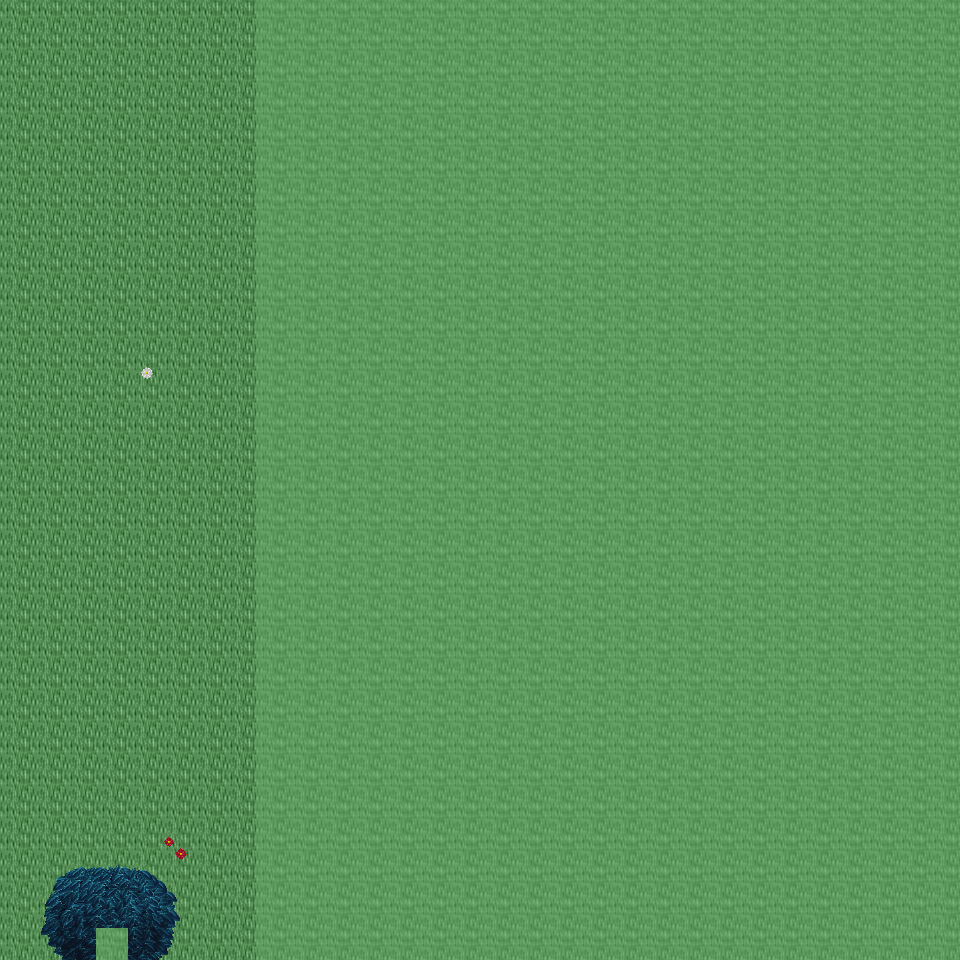

Tiled map render using the project's own tile images. Description and the map definition, with tile-layer contents summarised, below:
An orthogonal 30x30 tile map with 32x32 px tiles, 6 tile layers (Ground, Object, Object2, Above, ...), 18 tilesets and 4 objects (4x mapchange).

<map version="1.0" orientation="orthogonal" renderorder="right-down" width="30" height="30" tilewidth="32" tileheight="32" nextobjectid="5">
  <tileset firstgid="1" name="tileset_ground_ground" tilewidth="32" tileheight="32" tilecount="33" columns="3">
    <image source="../drawable/tileset_ground_ground.png" width="96" height="352" />
  </tileset>
  <tileset firstgid="34" name="tileset_ground_grass_edges" tilewidth="32" tileheight="32" tilecount="36" columns="12">
    <image source="../drawable/tileset_ground_grass_edges.png" width="384" height="96" />
  </tileset>
  <tileset firstgid="70" name="tileset_ground_grass_corners" tilewidth="32" tileheight="32" tilecount="24" columns="6">
    <image source="../drawable/tileset_ground_grass_corners.png" width="192" height="128" />
  </tileset>
  <tileset firstgid="94" name="tileset_plant_grasses" tilewidth="32" tileheight="32" tilecount="6" columns="3">
    <image source="../drawable/tileset_plant_grasses.png" width="96" height="64" />
  </tileset>
  <tileset firstgid="100" name="tileset_plant_flower_daisy_blue" tilewidth="32" tileheight="32" tilecount="8" columns="2">
    <image source="../drawable/tileset_plant_flower_daisy_blue.png" width="64" height="128" />
  </tileset>
  <tileset firstgid="108" name="tileset_plant_flower_daisy_yellow" tilewidth="32" tileheight="32" tilecount="8" columns="2">
    <image source="../drawable/tileset_plant_flower_daisy_yellow.png" width="64" height="128" />
  </tileset>
  <tileset firstgid="116" name="tileset_plant_flower_daisy_red" tilewidth="32" tileheight="32" tilecount="8" columns="2">
    <image source="../drawable/tileset_plant_flower_daisy_red.png" width="64" height="128" />
  </tileset>
  <tileset firstgid="124" name="tileset_plant_flower_daisy_white" tilewidth="32" tileheight="32" tilecount="8" columns="2">
    <image source="../drawable/tileset_plant_flower_daisy_white.png" width="64" height="128" />
  </tileset>
  <tileset firstgid="132" name="tileset_logic_collision" tilewidth="32" tileheight="32" tilecount="1" columns="1">
    <image source="../drawable/tileset_logic_collision.png" width="32" height="32" />
  </tileset>
  <tileset firstgid="133" name="tileset_plant_tree_tree_green" tilewidth="32" tileheight="32" tilecount="88" columns="8">
    <image source="../drawable/tileset_plant_tree_tree_green.png" width="256" height="352" />
  </tileset>
  <tileset firstgid="221" name="tileset_object_tent" tilewidth="32" tileheight="32" tilecount="9" columns="3">
    <image source="../drawable/tileset_object_tent.png" width="96" height="96" />
  </tileset>
  <tileset firstgid="230" name="tileset_building_church" tilewidth="32" tileheight="32" tilecount="56" columns="8">
    <image source="../drawable/tileset_building_church.png" width="256" height="224" />
  </tileset>
  <tileset firstgid="286" name="tileset_item_statue_broken_green_column" tilewidth="32" tileheight="32" tilecount="2" columns="1">
    <image source="../drawable/tileset_item_statue_broken_green_column.png" width="32" height="64" />
  </tileset>
  <tileset firstgid="288" name="tileset_plant_tree_spruce" tilewidth="32" tileheight="32" tilecount="6" columns="2">
    <image source="../drawable/tileset_plant_tree_spruce.png" width="64" height="96" />
  </tileset>
  <tileset firstgid="294" name="tileset_plant_tree_pine_snowy" tilewidth="32" tileheight="32" tilecount="6" columns="2">
    <image source="../drawable/tileset_plant_tree_pine_snowy.png" width="64" height="96" />
  </tileset>
  <tileset firstgid="300" name="tileset_plant_tree_tree_blue" tilewidth="32" tileheight="32" tilecount="25" columns="5">
    <image source="../drawable/tileset_plant_tree_tree_blue.png" width="160" height="160" />
  </tileset>
  <tileset firstgid="325" name="tileset_ground_pothole" tilewidth="32" tileheight="32" tilecount="4" columns="4">
    <image source="../drawable/tileset_ground_pothole.png" width="128" height="32" />
  </tileset>
  <tileset firstgid="329" name="tileset_furniture_light_roots_lamp" tilewidth="32" tileheight="32" tilecount="6" columns="2">
    <image source="../drawable/tileset_furniture_light_roots_lamp.png" width="64" height="96" />
  </tileset>
  <layer name="Ground" width="30" height="30">
    <data>[900 cells, 900 non-empty, 1 distinct tile ids]</data>
  </layer>
  <layer name="Object" width="30" height="30">
    <data>[900 cells, 64 non-empty, 11 distinct tile ids]</data>
  </layer>
  <layer name="Object2" width="30" height="30">
    <data>[900 cells, 0 non-empty, 0 distinct tile ids]</data>
  </layer>
  <layer name="Above" width="30" height="30">
    <data>[900 cells, 613 non-empty, 34 distinct tile ids]</data>
  </layer>
  <layer name="Above2" width="30" height="30">
    <data>[900 cells, 0 non-empty, 0 distinct tile ids]</data>
  </layer>
  <layer name="Walkable" width="30" height="30">
    <data>[900 cells, 661 non-empty, 1 distinct tile ids]</data>
  </layer>
  <objectgroup name="MapEvents">
    <object id="1" name="north" type="mapchange" x="0" y="0" width="256" height="32">
      <properties>
        <property name="map" value="0_ados_mountain_n2_w2_x3_y2" />
        <property name="place" value="south" />
      </properties>
    </object>
    <object id="2" name="south" type="mapchange" x="0" y="928" width="96" height="32">
      <properties>
        <property name="map" value="0_ados_mountain_n2_w2_x3_y4" />
        <property name="place" value="north" />
      </properties>
    </object>
    <object id="3" name="south2" type="mapchange" x="128" y="928" width="128" height="32">
      <properties>
        <property name="map" value="0_ados_mountain_n2_w2_x3_y4" />
        <property name="place" value="north2" />
      </properties>
    </object>
    <object id="4" name="west" type="mapchange" x="0" y="0" width="32" height="960">
      <properties>
        <property name="map" value="0_ados_mountain_n2_w2_x2_y3" />
        <property name="place" value="east" />
      </properties>
    </object>
  </objectgroup>
</map>
